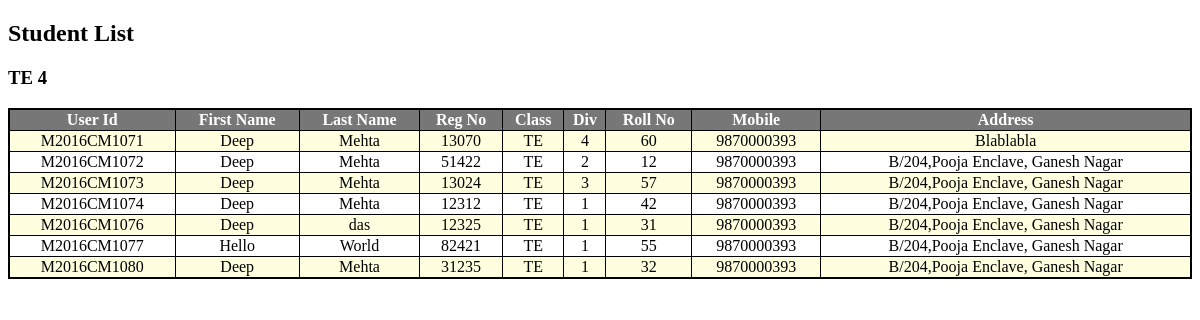
Before: /get_profile.php with the older database file.
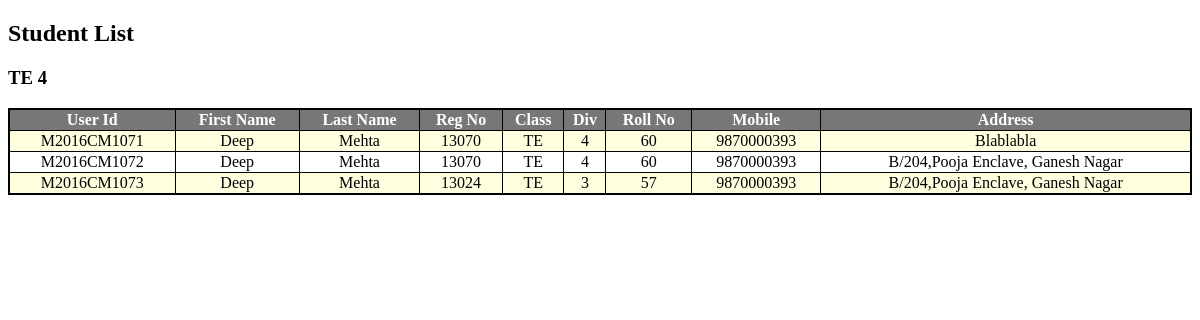
After: the same page with the newer database file.
### tables this page shows
CREATE TABLE `profile` (
  `UserId` varchar(15) NOT NULL,
  `Fname` text NOT NULL,
  `Lname` text NOT NULL,
  `RegNo` int(5) NOT NULL,
  `Class` varchar(2) NOT NULL,
  `Division` int(1) NOT NULL,
  `RollNo` int(2) NOT NULL,
  `MobNo` bigint(10) NOT NULL,
  `Addr` varchar(50) NOT NULL,
  `Pass` varchar(32) NOT NULL
);

### get_profile.php (the view, shortened to what this page needs)
<!DOCTYPE html>
<html lang="en">
<head>
	<link rel="stylesheet" href="Addons/profile.css">
</head>
<body>
	<h2>Student List</h2>
	<h3>TE 4</h3>
	<?php
		$user = 'student';
		$pass = 'sakec';
		$db = 'students';
		$conn = new mysqli('localhost', $user, $pass, $db) or die("Unable to connect to server".$db);
		$get_all = "select * from profile where UserId!=\"0\"";
		$data = mysqli_query($conn, $get_all) or die("No records found.");
		echo "<div class=\"table\"><table><tr><th>User Id</th><th>First Name</th><th>Last Name</th><th>Reg No</th><th>Class</th><th>Div</th><th>Roll No</th><th>Mobile</th><th>Address</th>";
		while($row = mysqli_fetch_assoc($data)) {
			echo "<tr><td>".$row["UserId"]."</td><td>".$row["Fname"]."</td><td>".$row["Lname"]."</td><td>".$row["RegNo"]."</td><td>".$row["Class"]."</td><td>".$row["Division"]."</td><td>".$row["RollNo"]."</td><td>".$row["MobNo"]."</td><td>".$row["Addr"]."</td></tr>";
		}
		echo "</table></div>";
	?>
</body>
</html>

### Addons/profile.css (style rules this page uses)
.table > table { border: 2px solid black; padding: 2px; border-spacing: 0px; width: 100%; border-collapse: collapse; }
.table td, th { border: solid 1px black; text-align: center; }
.table th { background-color: #777777; color: white; }
.table tr:nth-child(even) { background-color: lightyellow; }

Changed rows visible on the page:
removed profile: UserId "M2016CM1074", Fname "Deep", Lname "Mehta", RegNo "12312", Class "TE", Division "1", RollNo "42", MobNo "9870000393", Addr "B/204,Pooja Enclave, Ganesh Nagar"
removed profile: UserId "M2016CM1076", Fname "Deep", Lname "das", RegNo "12325", Class "TE", Division "1", RollNo "31", MobNo "9870000393", Addr "B/204,Pooja Enclave, Ganesh Nagar"
removed profile: UserId "M2016CM1077", Fname "Hello", Lname "World", RegNo "82421", Class "TE", Division "1", RollNo "55", MobNo "9870000393", Addr "B/204,Pooja Enclave, Ganesh Nagar"
removed profile: UserId "M2016CM1080", Fname "Deep", Lname "Mehta", RegNo "31235", Class "TE", Division "1", RollNo "32", MobNo "9870000393", Addr "B/204,Pooja Enclave, Ganesh Nagar"
changed profile "M2016CM1072": RegNo "51422" → "13070"; Division "2" → "4"; RollNo "12" → "60"
